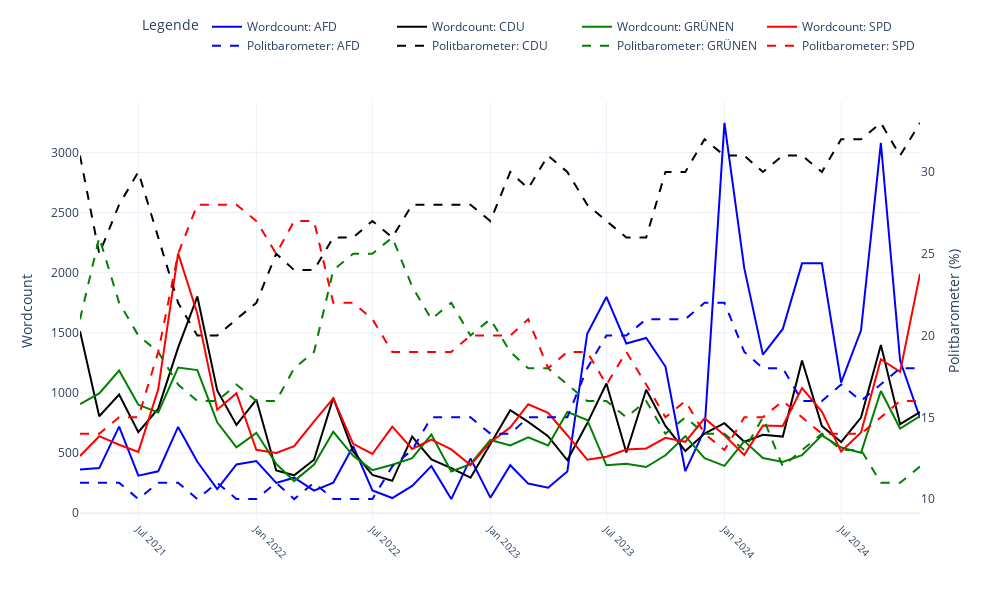

The notebook cell saved with this chart:
### Code cell
# Farben für die Parteien definieren
parteifarben = {
    "afd": "blue",
    "cdu": "black",
    "grünen": "green",
    "spd": "red",
}

# Daten für Wordcount vorbereiten
df_grouped_wordcount = wordcount_df.groupby(["month", "word"])["count"].sum().reset_index()

# Daten für Politbarometer vorbereiten
df_grouped_parties = wahlen_df.groupby("month").first().reset_index()

# Interaktive Figur erstellen
fig = go.Figure()

# Wordcount-Daten hinzufügen (linke Y-Achse)
for word in ["afd", "cdu", "grünen", "spd"]:
    word_data = df_grouped_wordcount[df_grouped_wordcount["word"] == word]
    fig.add_trace(
        go.Scatter(
            x=word_data["month"],
            y=word_data["count"],
            mode="lines",
            name=f"Wordcount: {word.upper()}",
            line=dict(color=parteifarben.get(word, "gray")),
            yaxis="y1",  # Linke Y-Achse
            hoverinfo="x+y+name"
        )
    )

# Politbarometer-Daten hinzufügen (rechte Y-Achse)
for column in ["afd", "cdu", "grünen", "spd"]:
    fig.add_trace(
        go.Scatter(
            x=df_grouped_parties["month"],
            y=df_grouped_parties[column],
            mode="lines",
            name=f"Politbarometer: {column.upper()}",
            line=dict(color=parteifarben.get(column, "gray"), dash="dash"),
            yaxis="y2",  # Rechte Y-Achse
            hoverinfo="x+y+name"
        )
    )

# Layout der Grafik definieren
fig.update_layout(
    
    xaxis=dict(tickangle=45, tickfont=dict(size=10)),
    yaxis=dict(
        title="Wordcount",
        side="left",
        showgrid=True,
    ),
    yaxis2=dict(
        title="Politbarometer (%)",
        side="right",
        overlaying="y",
        showgrid=False,
    ),
    legend=dict(
        title="Legende",
        orientation="h",
        yanchor="bottom",
        y=1.1,
        xanchor="right",
        x=1
    ),
    template="plotly_white",
    height=600,
    width=1000,
)

# Interaktive Figur anzeigen
fig.show()

### Figure 1 — Plotly figure (JSON) as saved in the notebook; plotly's stock layout.template omitted (floating-point values rounded to 4 significant figures)
{"data": [{"hoverinfo": "x+y+name", "line": {"color": "blue"}, "mode": "lines", "name": "Wordcount: AFD", "type": "scatter", "x": ["2021-04", "2021-05", "2021-06", "2021-07", "2021-08", "2021-09", "2021-10", "2021-11", "2021-12", "2022-01", "2022-02", "2022-03", "2022-04", "2022-05", "2022-06", "2022-07", "2022-08", "2022-09", "2022-10", "2022-11", "2022-12", "2023-01", "2023-02", "2023-03", "2023-04", "2023-05", "2023-06", "2023-07", "2023-08", "2023-09", "2023-10", "2023-11", "2023-12", "2024-01", "2024-02", "2024-03", "2024-04", "2024-05", "2024-06", "2024-07", "2024-08", "2024-09", "2024-10", "2024-11"], "y": [363, 375, 720, 312, 348, 717, 427, 200, 405, 433, 252, 295, 188, 254, 557, 189, 126, 227, 391, 117, 454, 129, 399, 246, 211, 347, 1492, 1798, 1411, 1457, 1219, 349, 693, 3245, 2035, 1318, 1532, 2077, 2077, 1085, 1520, 3078, 1269, 791], "yaxis": "y"}, {"hoverinfo": "x+y+name", "line": {"color": "black"}, "mode": "lines", "name": "Wordcount: CDU", "type": "scatter", "x": ["2021-04", "2021-05", "2021-06", "2021-07", "2021-08", "2021-09", "2021-10", "2021-11", "2021-12", "2022-01", "2022-02", "2022-03", "2022-04", "2022-05", "2022-06", "2022-07", "2022-08", "2022-09", "2022-10", "2022-11", "2022-12", "2023-01", "2023-02", "2023-03", "2023-04", "2023-05", "2023-06", "2023-07", "2023-08", "2023-09", "2023-10", "2023-11", "2023-12", "2024-01", "2024-02", "2024-03", "2024-04", "2024-05", "2024-06", "2024-07", "2024-08", "2024-09", "2024-10", "2024-11"], "y": [1513, 806, 986, 674, 869, 1376, 1801, 1020, 734, 945, 355, 315, 444, 959, 513, 318, 269, 636, 447, 374, 295, 580, 856, 759, 640, 440, 747, 1078, 504, 1026, 726, 517, 662, 748, 594, 652, 637, 1270, 724, 591, 795, 1399, 740, 841], "yaxis": "y"}, {"hoverinfo": "x+y+name", "line": {"color": "green"}, "mode": "lines", "name": "Wordcount: GRÜNEN", "type": "scatter", "x": ["2021-04", "2021-05", "2021-06", "2021-07", "2021-08", "2021-09", "2021-10", "2021-11", "2021-12", "2022-01", "2022-02", "2022-03", "2022-04", "2022-05", "2022-06", "2022-07", "2022-08", "2022-09", "2022-10", "2022-11", "2022-12", "2023-01", "2023-02", "2023-03", "2023-04", "2023-05", "2023-06", "2023-07", "2023-08", "2023-09", "2023-10", "2023-11", "2023-12", "2024-01", "2024-02", "2024-03", "2024-04", "2024-05", "2024-06", "2024-07", "2024-08", "2024-09", "2024-10", "2024-11"], "y": [907, 996, 1186, 901, 837, 1211, 1190, 755, 548, 668, 410, 267, 404, 677, 477, 358, 403, 457, 654, 347, 407, 609, 563, 631, 563, 842, 775, 398, 410, 384, 481, 640, 458, 393, 599, 458, 426, 482, 647, 546, 502, 1016, 704, 808], "yaxis": "y"}, {"hoverinfo": "x+y+name", "line": {"color": "red"}, "mode": "lines", "name": "Wordcount: SPD", "type": "scatter", "x": ["2021-04", "2021-05", "2021-06", "2021-07", "2021-08", "2021-09", "2021-10", "2021-11", "2021-12", "2022-01", "2022-02", "2022-03", "2022-04", "2022-05", "2022-06", "2022-07", "2022-08", "2022-09", "2022-10", "2022-11", "2022-12", "2023-01", "2023-02", "2023-03", "2023-04", "2023-05", "2023-06", "2023-07", "2023-08", "2023-09", "2023-10", "2023-11", "2023-12", "2024-01", "2024-02", "2024-03", "2024-04", "2024-05", "2024-06", "2024-07", "2024-08", "2024-09", "2024-10", "2024-11"], "y": [475, 640, 569, 510, 1030, 2160, 1660, 860, 997, 527, 501, 558, 763, 954, 577, 492, 719, 534, 612, 530, 400, 590, 713, 906, 835, 648, 445, 469, 529, 538, 627, 593, 789, 647, 485, 729, 725, 1040, 845, 512, 670, 1280, 1176, 1990], "yaxis": "y"}, {"hoverinfo": "x+y+name", "line": {"color": "blue", "dash": "dash"}, "mode": "lines", "name": "Politbarometer: AFD", "type": "scatter", "x": ["2021-04", "2021-05", "2021-06", "2021-07", "2021-08", "2021-09", "2021-10", "2021-11", "2021-12", "2022-01", "2022-02", "2022-03", "2022-04", "2022-05", "2022-06", "2022-07", "2022-08", "2022-09", "2022-10", "2022-11", "2022-12", "2023-01", "2023-02", "2023-03", "2023-04", "2023-05", "2023-06", "2023-07", "2023-08", "2023-09", "2023-10", "2023-11", "2023-12", "2024-01", "2024-02", "2024-03", "2024-04", "2024-05", "2024-06", "2024-07", "2024-08", "2024-09", "2024-10", "2024-11"], "y": [11, 11, 11, 10, 11, 11, 10, 11, 10, 10, 11, 10, 11, 10, 10, 10, 12, 13, 15, 15, 15, 14, 14, 15, 15, 15, 18, 20, 20, 21, 21, 21, 22, 22, 19, 18, 18, 16, 16, 17, 16, 17, 18, 18], "yaxis": "y2"}, {"hoverinfo": "x+y+name", "line": {"color": "black", "dash": "dash"}, "mode": "lines", "name": "Politbarometer: CDU", "type": "scatter", "x": ["2021-04", "2021-05", "2021-06", "2021-07", "2021-08", "2021-09", "2021-10", "2021-11", "2021-12", "2022-01", "2022-02", "2022-03", "2022-04", "2022-05", "2022-06", "2022-07", "2022-08", "2022-09", "2022-10", "2022-11", "2022-12", "2023-01", "2023-02", "2023-03", "2023-04", "2023-05", "2023-06", "2023-07", "2023-08", "2023-09", "2023-10", "2023-11", "2023-12", "2024-01", "2024-02", "2024-03", "2024-04", "2024-05", "2024-06", "2024-07", "2024-08", "2024-09", "2024-10", "2024-11"], "y": [31, 25, 28, 30, 26, 22, 20, 20, 21, 22, 25, 24, 24, 26, 26, 27, 26, 28, 28, 28, 28, 27, 30, 29, 31, 30, 28, 27, 26, 26, 30, 30, 32, 31, 31, 30, 31, 31, 30, 32, 32, 33, 31, 33], "yaxis": "y2"}, {"hoverinfo": "x+y+name", "line": {"color": "green", "dash": "dash"}, "mode": "lines", "name": "Politbarometer: GRÜNEN", "type": "scatter", "x": ["2021-04", "2021-05", "2021-06", "2021-07", "2021-08", "2021-09", "2021-10", "2021-11", "2021-12", "2022-01", "2022-02", "2022-03", "2022-04", "2022-05", "2022-06", "2022-07", "2022-08", "2022-09", "2022-10", "2022-11", "2022-12", "2023-01", "2023-02", "2023-03", "2023-04", "2023-05", "2023-06", "2023-07", "2023-08", "2023-09", "2023-10", "2023-11", "2023-12", "2024-01", "2024-02", "2024-03", "2024-04", "2024-05", "2024-06", "2024-07", "2024-08", "2024-09", "2024-10", "2024-11"], "y": [21, 26, 22, 20, 19, 17, 16, 16, 17, 16, 16, 18, 19, 24, 25, 25, 26, 23, 21, 22, 20, 21, 19, 18, 18, 17, 16, 16, 15, 16, 14, 15, 14, 14, 13, 15, 12, 13, 14, 13, 13, 11, 11, 12], "yaxis": "y2"}, {"hoverinfo": "x+y+name", "line": {"color": "red", "dash": "dash"}, "mode": "lines", "name": "Politbarometer: SPD", "type": "scatter", "x": ["2021-04", "2021-05", "2021-06", "2021-07", "2021-08", "2021-09", "2021-10", "2021-11", "2021-12", "2022-01", "2022-02", "2022-03", "2022-04", "2022-05", "2022-06", "2022-07", "2022-08", "2022-09", "2022-10", "2022-11", "2022-12", "2023-01", "2023-02", "2023-03", "2023-04", "2023-05", "2023-06", "2023-07", "2023-08", "2023-09", "2023-10", "2023-11", "2023-12", "2024-01", "2024-02", "2024-03", "2024-04", "2024-05", "2024-06", "2024-07", "2024-08", "2024-09", "2024-10", "2024-11"], "y": [14, 14, 15, 15, 19, 25, 28, 28, 28, 27, 25, 27, 27, 22, 22, 21, 19, 19, 19, 19, 20, 20, 20, 21, 18, 19, 19, 17, 19, 17, 15, 16, 14, 13, 15, 15, 16, 15, 14, 14, 14, 15, 16, 16], "yaxis": "y2"}], "layout": {"height": 600, "legend": {"orientation": "h", "title": {"text": "Legende"}, "x": 1, "xanchor": "right", "y": 1.1, "yanchor": "bottom"}, "width": 1000, "xaxis": {"tickangle": 45, "tickfont": {"size": 10}}, "yaxis": {"showgrid": true, "side": "left", "title": {"text": "Wordcount"}}, "yaxis2": {"overlaying": "y", "showgrid": false, "side": "right", "title": {"text": "Politbarometer (%)"}}}}
